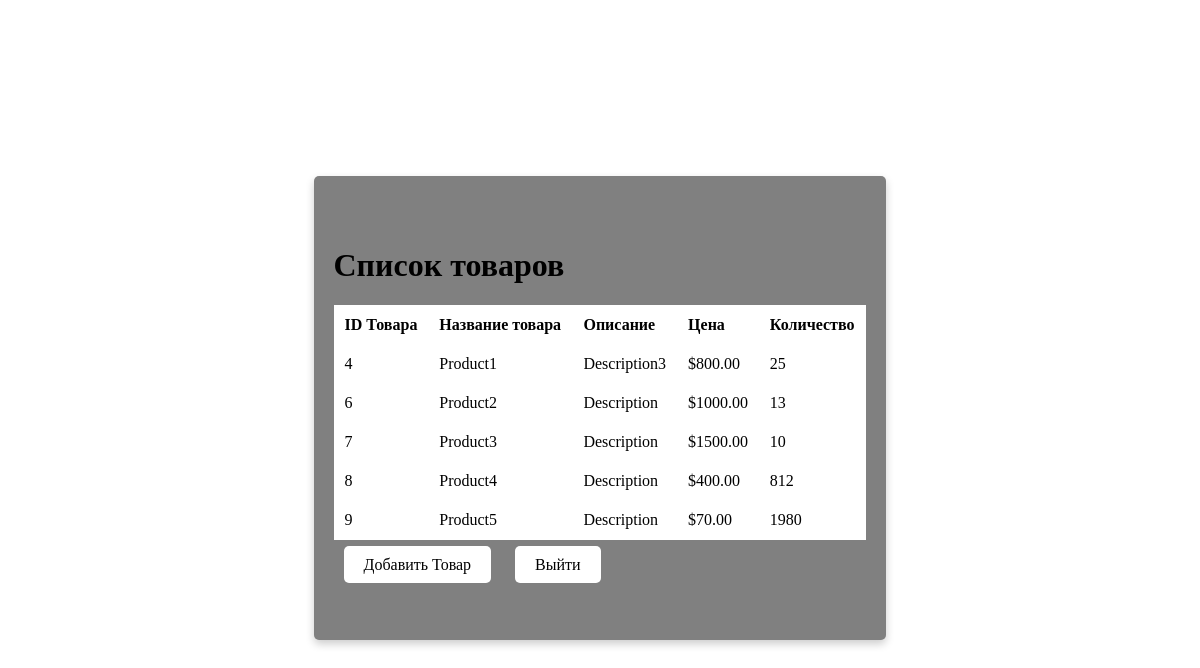
Before: /products_list/ with the older database file.
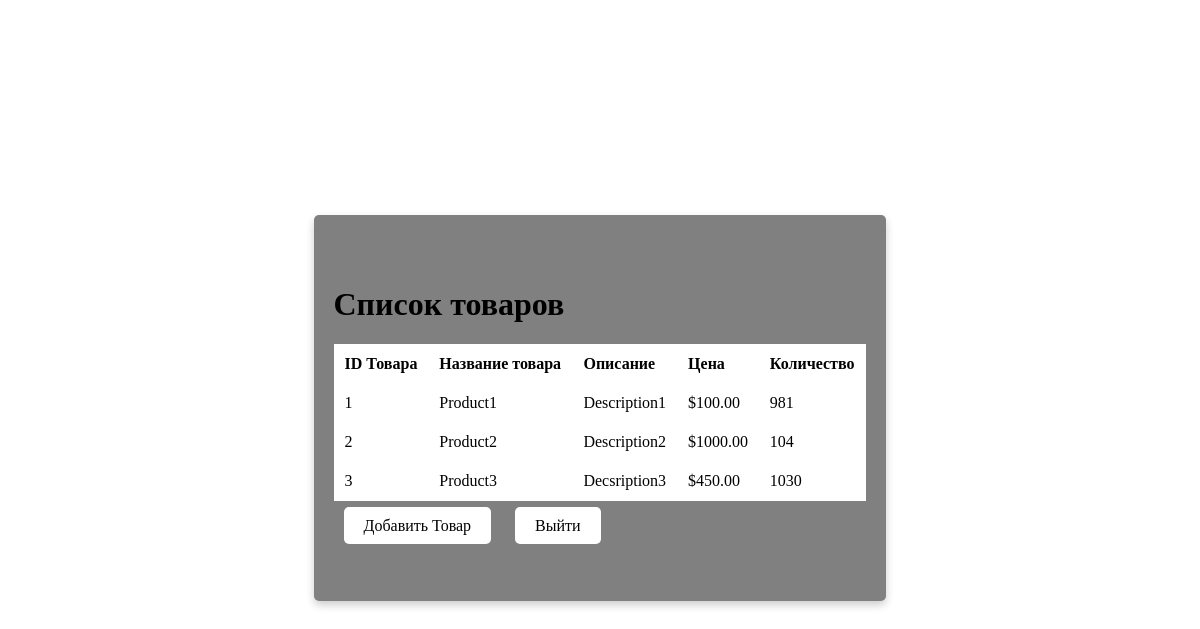
After: the same page with the newer database file.
### main/models.py (models this page shows, shortened)
class Products(models.Model):
    name = models.CharField(max_length=128)
    description = models.TextField(null=True, blank=True)
    price = models.DecimalField(max_digits=10, decimal_places=2)
    quantity = models.PositiveIntegerField(default=0)

### main/views.py (the view, shortened to what this page needs)
# urls.py: path('products_list/', products_list, name='products_list'),
def products_list(request):
    products = Products.objects.all()
    context = {'title': 'Список товаров',
               'products': products}
    return render(request, 'main/products.html', context)

### main/templates/main/products.html (shortened to what this page needs)
{% extends 'main/base.html'%}
{% block content %}
<h1>{{ title }}</h1>
<table id="productTable">
    <thead>
    <tr>
        <th>ID Товара</th>
        <th>Название товара</th>
        <th>Описание</th>
        <th>Цена</th>
        <th>Количество</th>
    </tr>
    </thead>
    <tbody>
    {% for product in products %}
    <tr>
        <td>{{ product.id }}</td>
        <td>{{ product.name }}</td>
        <td>{{ product.description }}</td>
        <td>${{ product.price }}</td>
        <td>{{ product.quantity }}</td>
    </tr>
    {% endfor %}
    </tbody>
</table>
<p>
    <a href="{% url 'main:add_product' %}" class="btn">Добавить Товар</a>
    <a href="{% url 'main:index' %}" class="btn">Выйти</a>
</p>
{% endblock %}

Changed rows visible on the page:
removed Products: id "4", name "Product1", description "Description3", price "800.00", quantity "25"
removed Products: id "6", name "Product2", description "Description", price "1000.00", quantity "13"
removed Products: id "7", name "Product3", description "Description", price "1500.00", quantity "10"
removed Products: id "8", name "Product4", description "Description", price "400.00", quantity "812"
removed Products: id "9", name "Product5", description "Description", price "70.00", quantity "1980"
added Products: id "1", name "Product1", description "Description1", price "100.00", quantity "981"
added Products: id "2", name "Product2", description "Description2", price "1000.00", quantity "104"
added Products: id "3", name "Product3", description "Decsription3", price "450.00", quantity "1030"
